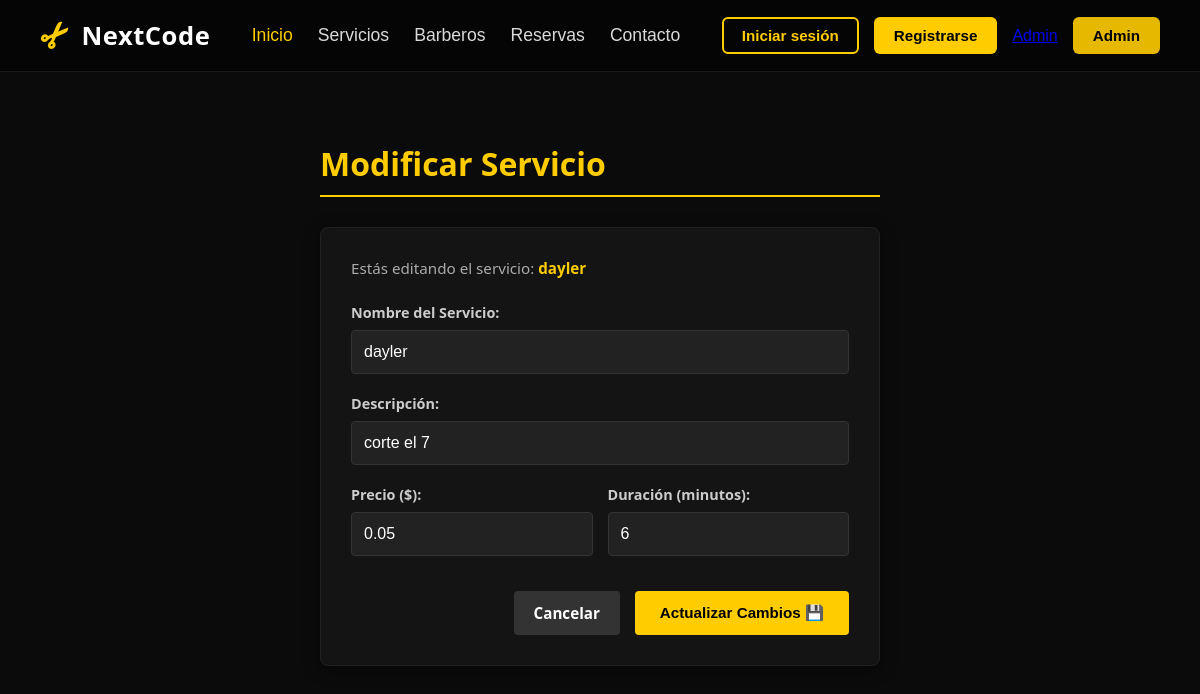
Screenshot of /administrar/servicios/2/editar/ with the database file from the repository.
### barberia/models.py (models this page shows, shortened)
class Servicio(models.Model):
    PK_idServicio = models.AutoField(primary_key=True)
    UK_servicios_nombre = models.CharField(max_length=100, unique=True)
    descripcion = models.TextField()
    precio = models.DecimalField(max_digits=10, decimal_places=2)
    duracion = models.IntegerField(help_text="Duración en minutos")

### barberia/views.py (the view, shortened to what this page needs)
# urls.py: path('administrar/servicios/<int:id>/editar/', views.editar_servicio, name='editar_servicio'),
def editar_servicio(request, id):
    servicio = get_object_or_404(Servicio, PK_idServicio=id)
    return render(request, 'barberia/editar_servicio.html', {'servicio': servicio})

### barberia/templates/barberia/editar_servicio.html (shortened to what this page needs)
{% extends 'barberia/base.html' %}
{% block content %}
<div style="max-width: 600px; margin: 50px auto; padding: 20px; font-family: 'Segoe UI', Tahoma, Geneva, Verdana, sans-serif; color: #fff;">
    <h1 style="color: #ffcc00; border-bottom: 2px solid #ffcc00; padding-bottom: 10px; margin-bottom: 30px; font-size: 2rem;">
        Modificar Servicio
    </h1>
    <div style="background: #141414; padding: 30px; border-radius: 8px; border: 1px solid #222; box-shadow: 0 4px 15px rgba(0,0,0,0.5);">
        <p style="color: #aaa; margin-top: 0; margin-bottom: 25px; font-size: 0.95rem;">
            Estás editando el servicio: <strong style="color: #ffcc00;">{{ servicio.UK_servicios_nombre }}</strong>
        </p>
        <form method="POST" style="display: flex; flex-direction: column; gap: 20px;">
            <div>
                <label style="display: block; margin-bottom: 8px; font-size: 0.9rem; color: #ccc; font-weight: bold;">Nombre del Servicio:</label>
                <input type="text" name="nombre" value="{{ servicio.UK_servicios_nombre }}" required
                       style="width: 100%; padding: 12px; background: #222; border: 1px solid #333; color: white; border-radius: 4px; box-sizing: border-box; font-size: 1rem;">
            </div>
            <div>
                <label style="display: block; margin-bottom: 8px; font-size: 0.9rem; color: #ccc; font-weight: bold;">Descripción:</label>
                <input type="text" name="descripcion" value="{{ servicio.descripcion }}" required
                       style="width: 100%; padding: 12px; background: #222; border: 1px solid #333; color: white; border-radius: 4px; box-sizing: border-box; font-size: 1rem;">
            </div>
            <div style="display: grid; grid-template-columns: 1fr 1fr; gap: 15px;">
                <div>
                    <label style="display: block; margin-bottom: 8px; font-size: 0.9rem; color: #ccc; font-weight: bold;">Precio ($):</label>
                    <input type="number" name="precio" value="{{ servicio.precio }}" min="0" step="0.01" required
                           style="width: 100%; padding: 12px; background: #222; border: 1px solid #333; color: white; border-radius: 4px; box-sizing: border-box; font-size: 1rem;">
                </div>
                <div>
                    <label style="display: block; margin-bottom: 8px; font-size: 0.9rem; color: #ccc; font-weight: bold;">Duración (minutos):</label>
                    <input type="number" name="duracion" value="{{ servicio.duracion }}" min="1" required
                           style="width: 100%; padding: 12px; background: #222; border: 1px solid #333; color: white; border-radius: 4px; box-sizing: border-box; font-size: 1rem;">
                </div>
            </div>
            <div style="display: flex; gap: 15px; margin-top: 15px; justify-content: flex-end;">
                <a href="{% url 'administrar_servicios' %}"
                   style="background: #333; color: #fff; padding: 12px 20px; border-radius: 4px; text-decoration: none; font-weight: bold; font-size: 0.95rem; text-align: center; transition: 0.3s;">
                    Cancelar
                </a>
                <button type="submit"
                        style="background: #ffcc00; color: black; font-weight: bold; border: none; padding: 12px 25px; border-radius: 4px; cursor: pointer; font-size: 0.95rem; transition: 0.3s;">
                    Actualizar Cambios 💾
                </button>
            </div>
        </form>
    </div>
</div>
{% endblock %}

### barberia/static/barberia/css/estilos.css (style rules this page uses)
* { margin: 0; padding: 0; box-sizing: border-box; }
body { background-color: #0b0b0b; font-family: 'Arial', sans-serif; color: #ffffff; }

### rows the page displays
Servicio: UK_servicios_nombre "dayler", nombre "dayler", descripcion "corte el 7", precio "0.05", duracion "6"
